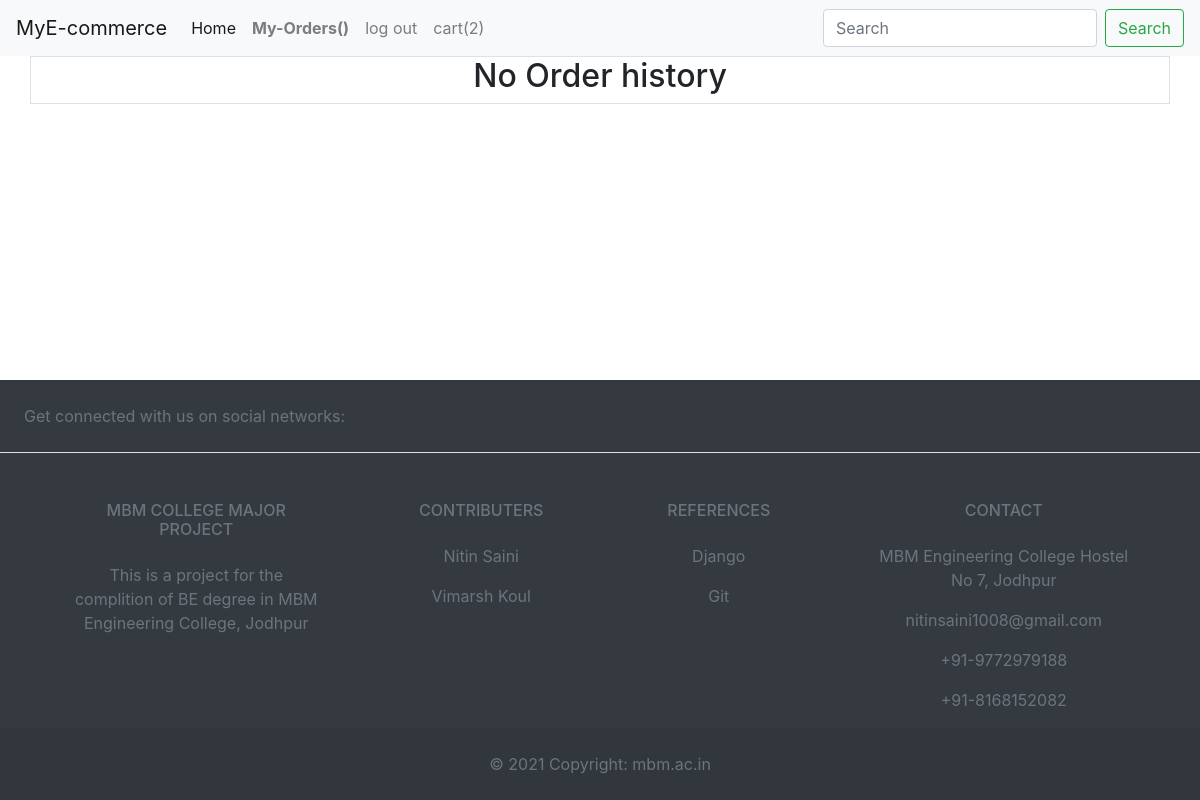
/account (signed in), run on an earlier commit of the app's database.
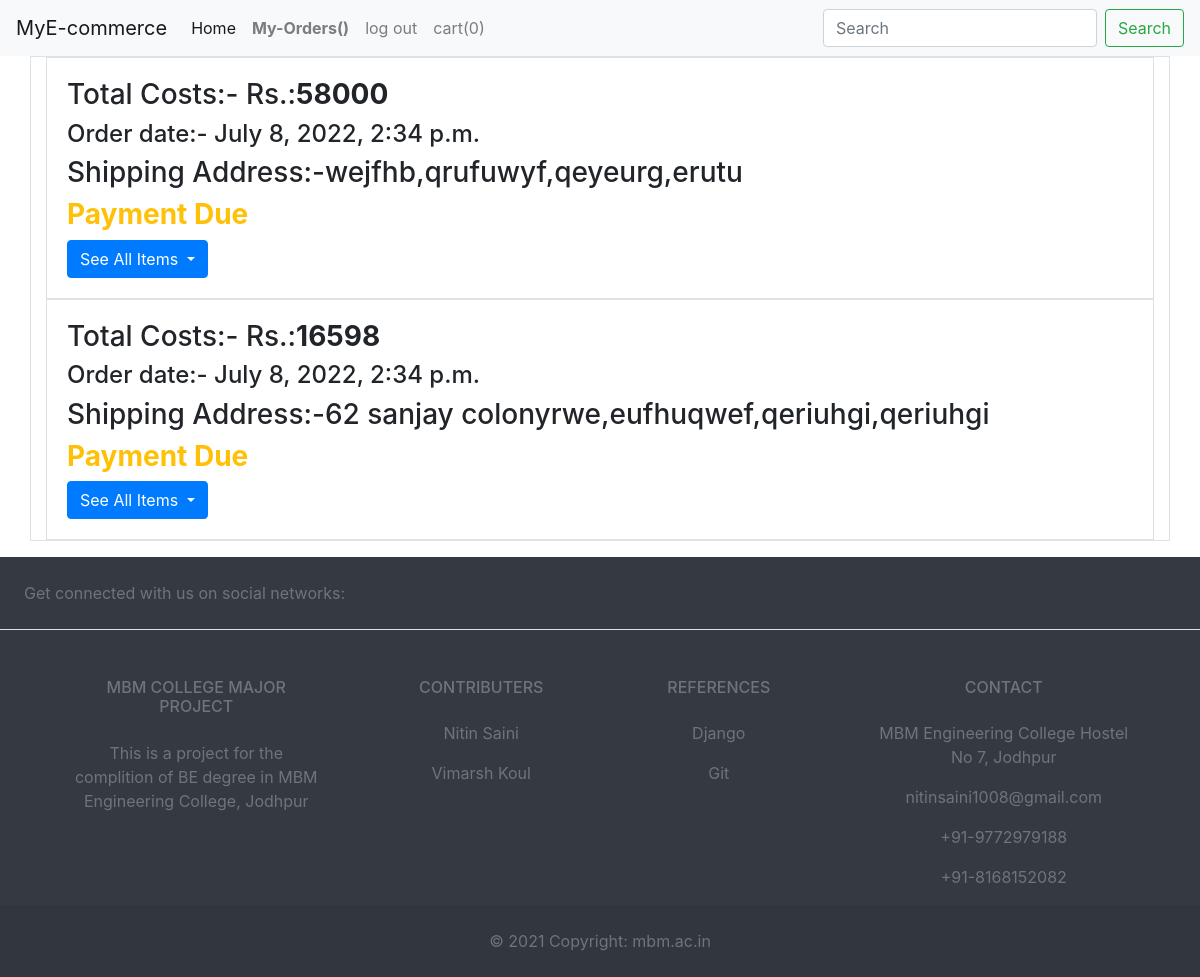
And on a later commit of the database.
### pro/models.py (models this page shows)
class allorder(models.Model):
	name=models.ForeignKey(User,on_delete=models.CASCADE)
	cost=models.IntegerField(default=0)
	datetime=models.DateTimeField(auto_now_add=True)
	address=models.CharField(max_length=1000)
	item=models.ManyToManyField(order_count, blank=True, null=True)
	mobile = models.CharField(max_length=20, blank=True, null=True)
	paid = models.BooleanField(default=False)

### pro/views.py (the view)
# urls.py: path('account',views.account,name='account'),
@login_required
def account(request):
	l = 0
	if(request.user.is_authenticated):
		l=cart.objects.get(name=request.user).item.count()
	d=allorder.objects.filter(name=request.user).order_by('-datetime')
	return render(request,'account.html',{'d':d, "l": l})

### templates/account.html (shortened to what this page needs)
{% load static %}
<!doctype html>
<html lang="en">
  <head>
    <link rel="stylesheet" href="https://cdn.jsdelivr.net/npm/bootstrap@4.5.3/dist/css/bootstrap.min.css">
  </head>
  <body class="d-flex flex-column min-vh-100">
   	<nav class="navbar navbar-expand-lg navbar-light bg-light">
  <a class="navbar-brand" href="/">MyE-commerce</a>
  <div class="collapse navbar-collapse" id="navbarSupportedContent">
    <ul class="navbar-nav mr-auto">
      <li class="nav-item active">
        <a class="nav-link" href="/">Home <span class="sr-only">(current)</span></a>
      </li>
      {% if user.is_authenticated %}
      <li class="nav-item">
        <a class="nav-link font-weight-bold" href="/account">My-Orders({{user.first_name}})</a>
      </li>
      <li class="nav-item dropdown">
        <a class="nav-link" href="log_out">log out</a>
      </li>
      <li class="nav-item dropdown">
        <a class="nav-link" href="my_cart">cart({{l}})</a>
      </li>
      {% endif %}
    </ul>
    <form action="search_name" class="form-inline my-2 my-lg-0">
      <input name="search" class="form-control mr-sm-2" type="search" placeholder="Search" aria-label="Search">
      <button class="btn btn-outline-success my-2 my-sm-0" type="submit">Search</button>
    </form>
  </div>
</nav>
<ul class="list-unstyled">
	<div class="container border">
    {% if d.count == 0 %}
    <div>
      <h2 style="text-align: center;">No Order history</h2>
    </div>
    {% else %}
		{% for i in d %}
		<div class="card-body border container">
        	<h3 class="card-text">Total Costs:- Rs.:<b>{{i.cost}}</b></h3>
        	<h4 class="card-text">Order date:- {{i.datetime}}</h4>
        	<h3 class="card-text">Shipping Address:-{{i.address}}</h3>
          {% if i.paid %}
            <h3 class="card-text text-success"><b>Paid</b></h3>
          {% else %}
            <h3 class="card-text text-warning"><b>Payment Due</b></h3>
          {% endif %}
          <button type="button" class="btn btn-primary dropdown-toggle" data-toggle="dropdown">
            See All Items
          </button>
          </div>
		{% endfor %}
    {% endif %}
</div>
</ul>
{% include 'footer.html' %}
  </body>
</html>

What changed in the data, as far as the page shows it:
added allorder: cost "58000", datetime "July 8, 2022, 2:34 p.m.", address "wejfhb,qrufuwyf,qeyeurg,erutu", paid "Payment Due"
added allorder: cost "16598", datetime "July 8, 2022, 2:34 p.m.", address "62 sanjay colonyrwe,eufhuqwef,qeriuhgi,qeriuhgi", paid "Payment Due"
Also different on the page:
{{ l }}: "2" → "0"
text no longer shown: "No Order history"
